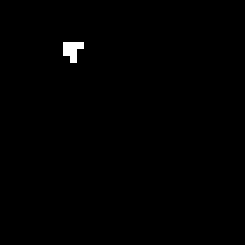
#> input picture data/GHIGLS_DFN_Tb.fits, 35 x 35 px (shown 7 times larger)
$ python main.py
#> lines starting #> are read from the running program, lines starting #| are printed output that depends on the picture
import numpy as np
from astropy.io import fits
import matplotlib.pyplot as plt

#Open data
path = "../data/"
fitsname = "GHIGLS_DFN_Tb.fits"
hdu = fits.open(path+fitsname)
#> hdu = 4 items
hdr = hdu[0].header
cube = hdu[0].data[0][100:400,:32,:32]
rms2d = np.std(cube[:20], 0)
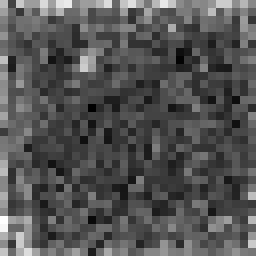
#> rms2d: shape (32, 32) float32 (shown 8 times larger); min 0.0193, max 0.0886, mean 0.0423; drawn with min black and max white

rms = np.array([rms2d * (1+channel/20) for channel in cube])

hdu0 = fits.PrimaryHDU(cube, header=hdr)
hdulist = fits.HDUList([hdu0])
#> hdulist = 1 item
#> (the run stopped early here; a loop or call above may not have finished)
